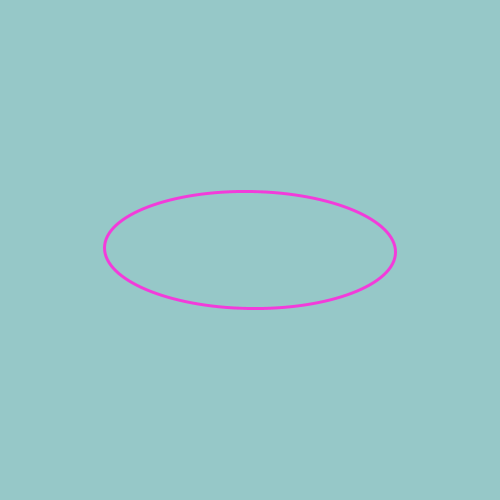
Frame 1 (no input)
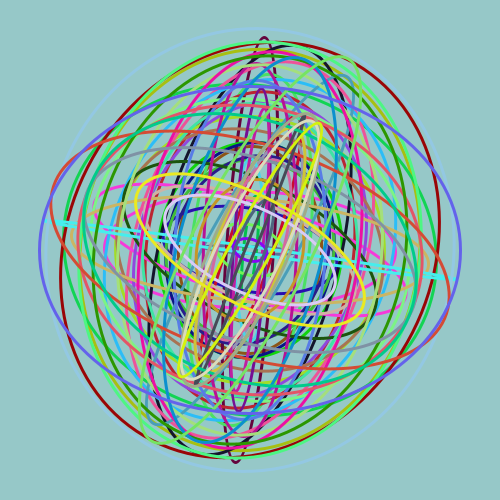
Frame 60 (the mouse pressed at the canvas centre just before this capture)
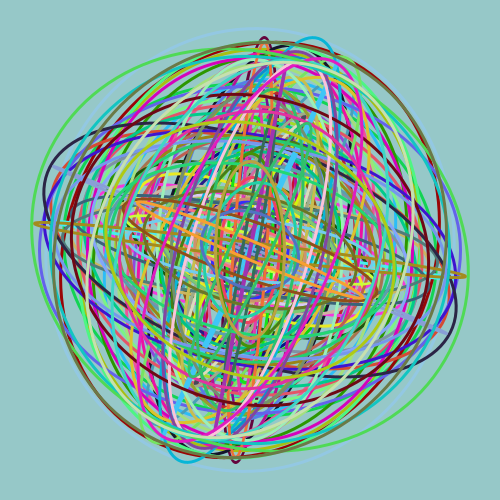
Frame 120 (the mouse held since frame 60 and released just before this capture)

The Processing sketch that drew these frames (run headless with seeded random() and noise(); from frame 60 on, the mouse is pressed at the canvas centre):

// Processing sketch: processing_85634
// ── processing_85634.pde

float length;
float wide;
 
void setup (){
  size(500,500);
  background(150,200,200);
  length= random(0,450);
  wide= random(0,450);
  strokeWeight(3);
  smooth();
}
 
void draw () {
  translate(width/2,height/2);
  rotate(radians(frameCount%30));
  noFill();
  stroke(random(0,255),random(0,255),random(0,255));
  ellipse(0,0,length,wide);
  length= random(0,450);
  wide= random(0,450);
}
